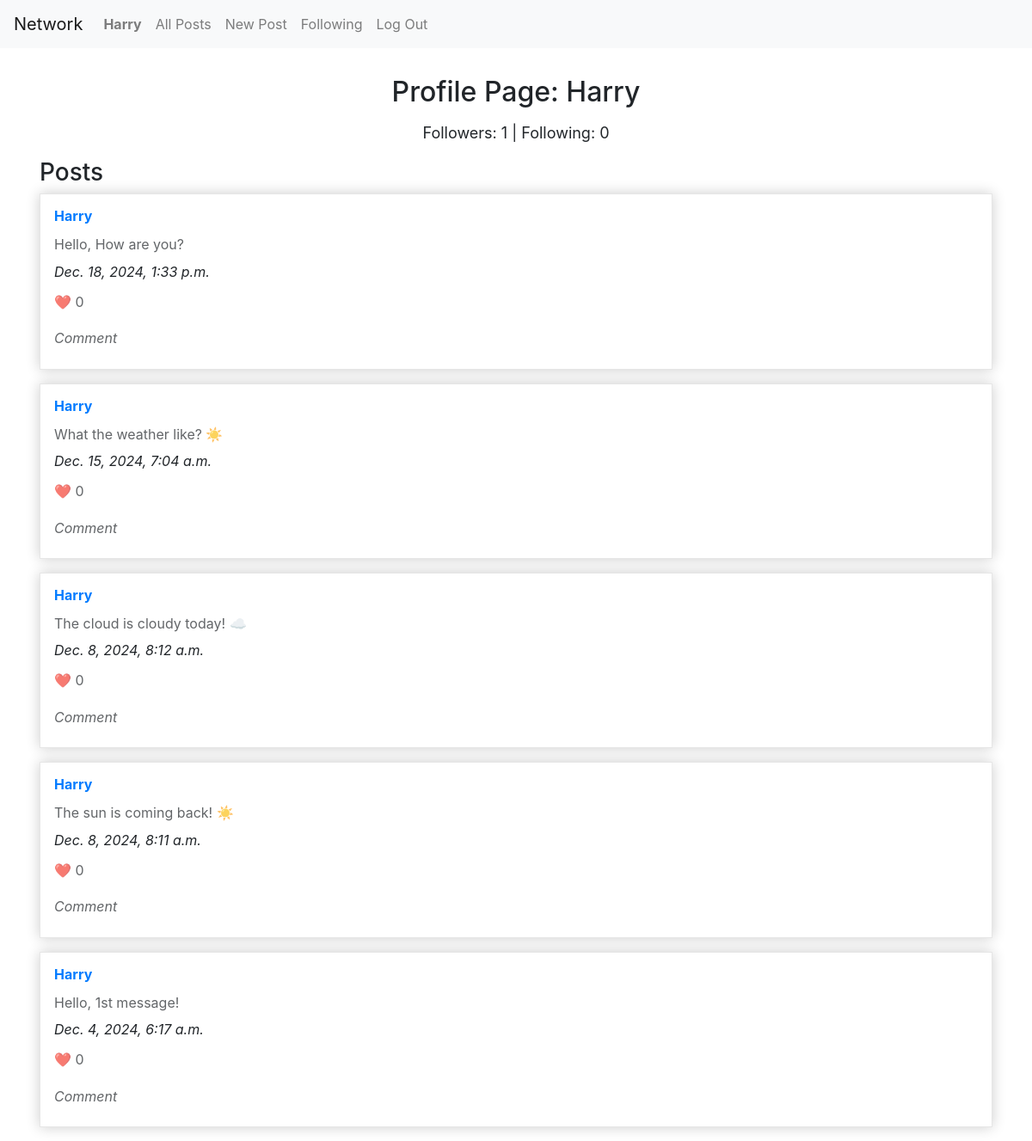
Screenshot of /profile/Harry (signed in) with the database file from the repository.
### network/models.py (models this page shows)
class User(AbstractUser):
    pass

class Post(models.Model):
    user = models.ForeignKey("User", on_delete=models.CASCADE, related_name="posts")
    content = models.TextField()
    date = models.DateTimeField(auto_now_add=True)
    likes = models.ManyToManyField("User", related_name="liked_posts", blank=True)

### network/views.py (the view)
# urls.py: path("profile/<str:username>", views.profile, name="profile"),
def profile(request, username):
    user_profile = User.objects.get(username=username)
    posts = Post.objects.all().filter(user=user_profile).order_by("-date")
    followers = Follow.objects.filter(user=user_profile.id).count()
    current_user = request.user
    current_user_id = request.user.id
    following = Follow.objects.filter(following=user_profile.id).count()
    if request.user.is_authenticated:
        is_following = Follow.objects.filter(user=user_profile, following=current_user).exists()
    return render(request, "network/profile.html", {
        "user_profile": user_profile,
        "posts": posts,
        "is_following": is_following,
        "current_user": current_user,
        "following": following,
        "followers": followers
    })

### network/templates/network/profile.html (shortened to what this page needs)
{% extends "network/layout.html" %}
{% load static %}
{% block body %}
  <div class="container">
    <h2>Profile Page: {{ user_profile }}</h2>
    <p class="follower-content">Followers: {{ followers }} | Following: {{ following }}</p>
    <h3>Posts</h3>
    {% for post in posts %}
      <div class="card-post">
        <h3><a href="{% url 'profile' post.user %}">{{post.user}}</a></h3>
        <p>
          {{ post.content }}
        </p>
        <i>{{post.date}}</i>
        <p>❤️ 0</p>
        <p><i>Comment</i></p>
      </div>
    {% endfor %}
  </div>
{% endblock %}

### network/templates/network/layout.html (shortened to what this page needs)
{% load static %}
<!DOCTYPE html>
<html lang="en">
    <head>
        <link rel="stylesheet" href="https://stackpath.bootstrapcdn.com/bootstrap/4.4.1/css/bootstrap.min.css">
        <link href="{% static 'network/styles.css' %}" rel="stylesheet">
    </head>
    <body>
        <nav class="navbar navbar-expand-lg navbar-light bg-light">
            <a class="navbar-brand" href="{% url 'index' %}">Network</a>
            <div>
              <ul class="navbar-nav mr-auto">
                {% if user.is_authenticated %}
                    <li class="nav-item">
                        <a class="nav-link" href="{% url 'index' %}"><strong>{{ user.username }}</strong></a>
                    </li>
                {% endif %}
                <li class="nav-item">
                  <a class="nav-link" href="{% url 'index' %}">All Posts</a>
                </li>
                {% if user.is_authenticated %}
                    <li class="nav-item">
                      <a class="nav-link" href="{% url 'new_post' %}">New Post</a>
                    </li>
                    <li class="nav-item">
                        <a class="nav-link" href="{% url 'following' %}">Following</a>
                    </li>
                    <li class="nav-item">
                        <a class="nav-link" href="{% url 'logout' %}">Log Out</a>
                    </li>
                {% endif %}
              </ul>
            </div>
          </nav>
        <div class="body">
            {% block body %}
            {% endblock %}
        </div>
    </body>
</html>

### network/static/network/styles.css (style rules this page uses)
.container { max-width: auto; margin-top: 32px; padding: 0 16px; }
.container h2 { margin-bottom: 16px; text-align: center; }
.follower-content { text-align: center; font-size: 18px; line-height: 1.4; }
.card-post { margin-bottom: 16px; padding: 1em; overflow: hidden; height: auto; background: white; border: solid 1px #e6e6e6; box-shadow: 0 0 15px rgba(0,0,0,0.2); display: flex; flex-direction: column; }
.card-post h3 { font-size: 16px; font-weight: bold; margin: 0; }
.card-post p { font-size: 16px; line-height: 1.4; opacity: .7; margin-bottom: 8px; margin-top: 12px; }

### rows the page displays
User: username "Harry"
Post: user "Harry", content "Hello, How are you?", date "Dec. 18, 2024, 1:33 p.m."
Post: user "Harry", content "What the weather like? ☀️", date "Dec. 15, 2024, 7:04 a.m."
Post: user "Harry", content "The cloud is cloudy today! ☁️", date "Dec. 8, 2024, 8:12 a.m."
Post: user "Harry", content "The sun is coming back! ☀️", date "Dec. 8, 2024, 8:11 a.m."
Post: user "Harry", content "Hello, 1st message!", date "Dec. 4, 2024, 6:17 a.m."

### other values shown
{{ followers }} "1"
{{ following }} "0"
